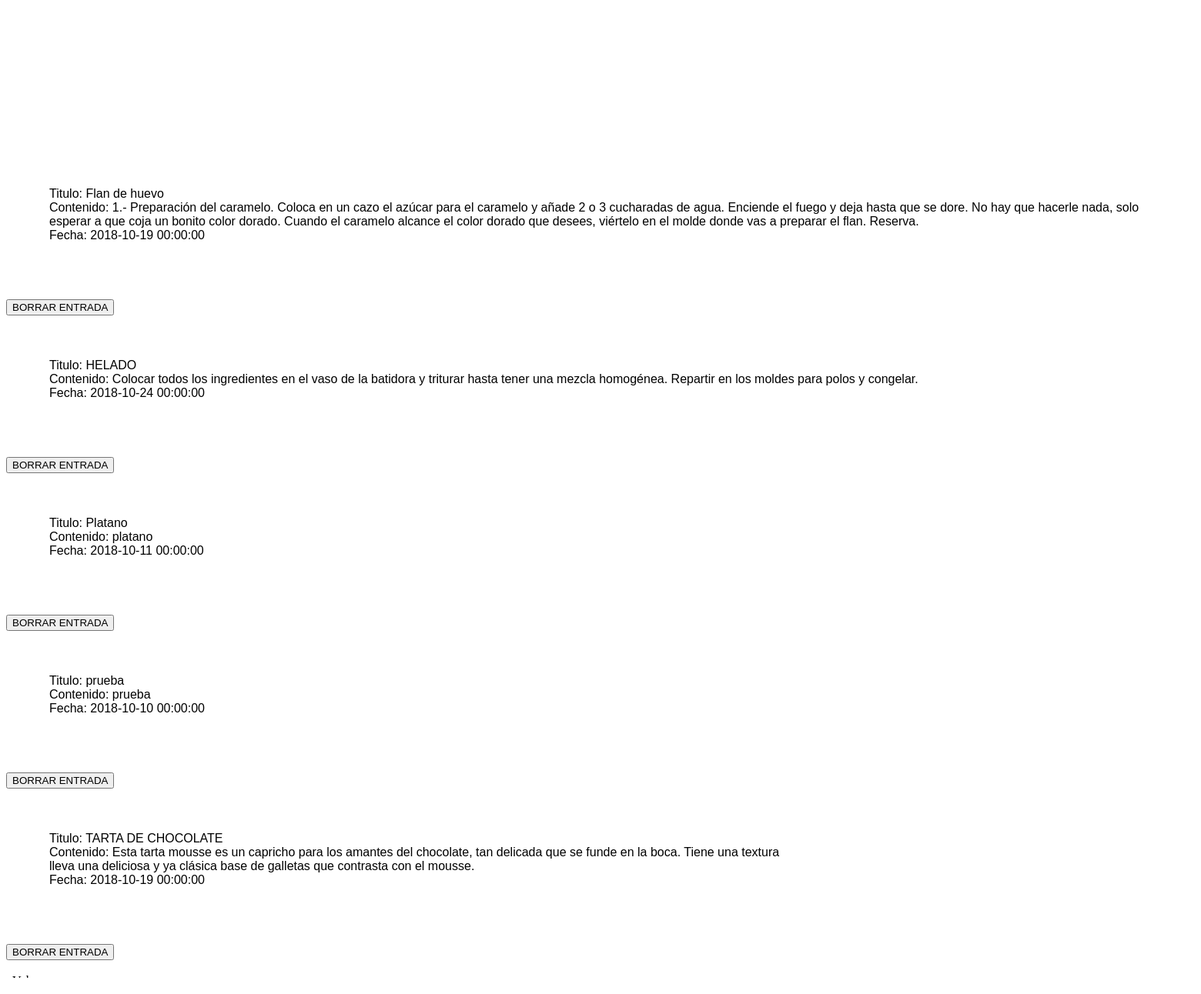
/entradasAdmin.php, run on the app's committed database.
### tables this page shows
CREATE TABLE `entrada` (
  `titulo` varchar(30) NOT NULL,
  `contenido` longtext NOT NULL,
  `fecha_entrada` datetime DEFAULT NULL
);

### entradasAdmin.php (the view, shortened to what this page needs)
<?php
include 'conexion.php';
echo "<link rel='stylesheet' href='CSS/estilo.css'>";
try {
$sentencia=$db->prepare("SELECT * FROM entrada");
$sentencia->execute();
foreach($sentencia as $entrada){
	echo '<br><article id="entrada"> Titulo: ' . $entrada['titulo']. ' <br>	Contenido: ' . $entrada['contenido'] . ' <br>Fecha: ' . $entrada['fecha_entrada'].' <br></article><br>';
	?><button> BORRAR ENTRADA</button> <?php
}
} catch(PDOException $e) {
  echo 'Error: ' . $e->getMessage();
}
echo "<br><br><a class='avolver' href='index.php'> Volver </a>"
?>

### CSS/estilo.css (style rules this page uses)
#entrada { background: rgb(255, 255, 255,0.5); border-radius: 1em; margin: 1.5em; padding: 2em; }
a { text-decoration: none; color: black; padding: 0.5em; }
.avolver { text-decoration: none; padding: 0.5em; color: black; background: rgb(255, 255, 255,0.7); border-radius:1em; font-family: chilanka; }

### data on the page
entrada: titulo "Flan de huevo", contenido "1.- Preparación del caramelo. Coloca en un cazo el azúcar para el caramelo y añade 2 o 3 cucharadas de agua. Enciende el fuego y deja hasta que se dore. No hay que hacerle nada, solo esperar a que coja un bonito color dorado. Cuando el caramelo alcance el color dorado que desees, viértelo en el molde donde vas a preparar el flan. Reserva.", fecha_entrada "2018-10-19 00:00:00"
entrada: titulo "HELADO", contenido "Colocar todos los ingredientes en el vaso de la batidora y triturar hasta tener una mezcla homogénea. Repartir en los moldes para polos y congelar.", fecha_entrada "2018-10-24 00:00:00"
entrada: titulo "Platano", contenido "platano", fecha_entrada "2018-10-11 00:00:00"
entrada: titulo "prueba", contenido "prueba", fecha_entrada "2018-10-10 00:00:00"
entrada: titulo "TARTA DE CHOCOLATE", contenido "Esta tarta mousse es un capricho para los amantes del chocolate, tan delicada que se funde en la boca. Tiene una textura muy suave y, pese a sus ingredientes es muy ligera. Esta receta lleva una deliciosa y ya clásica base de galletas que contrasta con el mousse.", fecha_entrada "2018-10-19 00:00:00"
